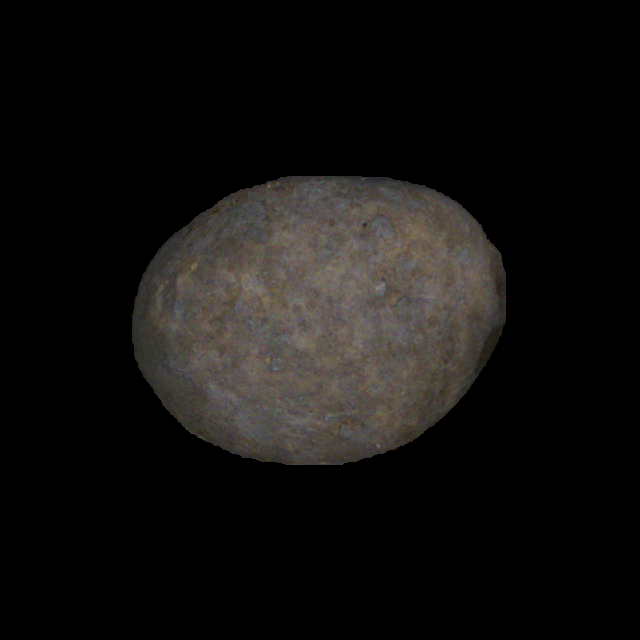
#> input picture potato_good_malformed/malformed_potatoes_fourier_2_class/good/Afra_12_2_1_108_0.png, 640 x 640 px, found by its file name
$ jupyter execute harmonics.ipynb
#> lines starting #> are read from the running program, lines starting #| are printed output that depends on the picture; after the words box and inside, x2 and y2 are one past the last pixel; in counts of white or black regions, pixels touching at a corner belong together
[cell 1]
import cv2
import numpy as np
import matplotlib.pyplot as plt
from scipy.fft import fft, ifft

[cell 2]
# Replace 'path/to/your/potato_image.jpg' with the actual path to your image
image = cv2.imread('/home/mishkat/Documents/malformed_potato/potato_good_malformed/malformed_potatoes_fourier_3_class/good/Afra_12_2_1_108_0.png', cv2.IMREAD_GRAYSCALE)
#> image: shape (640, 640); min 0, max 132, mean 17

[cell 3]
_, thresh = cv2.threshold(image, 127, 255, cv2.THRESH_BINARY)
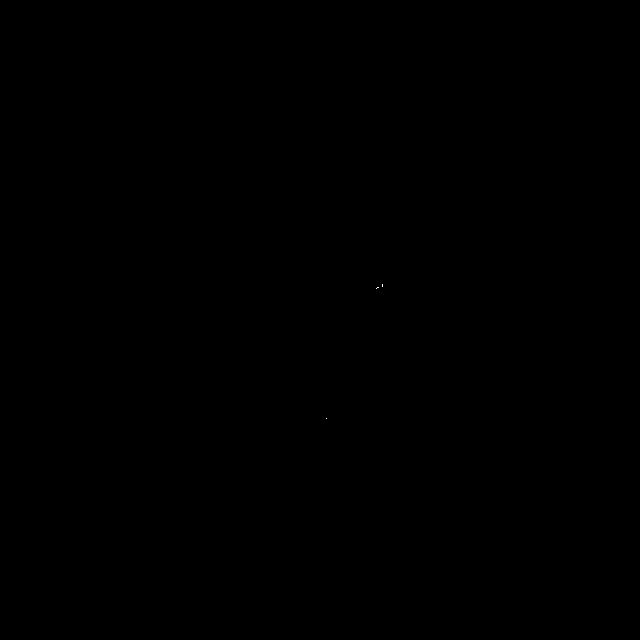
#> thresh: shape (640, 640); 0% white in thin lines or dots, all inside (x1, y1, x2, y2) = (326, 284, 383, 419)

[cell 4]
contours, _ = cv2.findContours(thresh, cv2.RETR_EXTERNAL, cv2.CHAIN_APPROX_SIMPLE)
#> contours = 3 contours, all with area under 20
potato_contour = contours[0]
#> potato_contour = [[326, 418]]

[cell 5]
complex_contour = potato_contour.astype(np.complex128)

[cell 6]
fourier_transform = fft(complex_contour[:, 0])

[cell 7]
harmonics = fourier_transform[:20]

[cell 8]
reconstructed_contour = ifft(harmonics)
reconstructed_contour = reconstructed_contour.astype(np.int32)
#> reconstructed_contour = [[326, 418]]

[cell 9]
plt.figure(figsize=(12, 6))

plt.subplot(1, 3, 1)
plt.imshow(image, cmap='gray')
plt.title('Original Image')

plt.subplot(1, 3, 2)
plt.imshow(thresh, cmap='gray')
if potato_contour.shape[1] > 1:
    plt.plot(potato_contour[:, 0], potato_contour[:, 1], 'r', linewidth=2)
else:
    # Handle the case where the contour only has one point
    print("Contour only has one point.")
# plt.plot(potato_contour[:, 0], potato_contour[:, 1], 'r', linewidth=2)
plt.title('Boundary')

if reconstructed_contour is not None:
    plt.subplot(1, 3, 3)
    plt.imshow(thresh, cmap='gray')
    plt.plot(reconstructed_contour[:, 0], reconstructed_contour[:, 1], 'g', linewidth=2)
    plt.title('Reconstructed Boundary (20 Harmonics)')

plt.tight_layout()
plt.show()
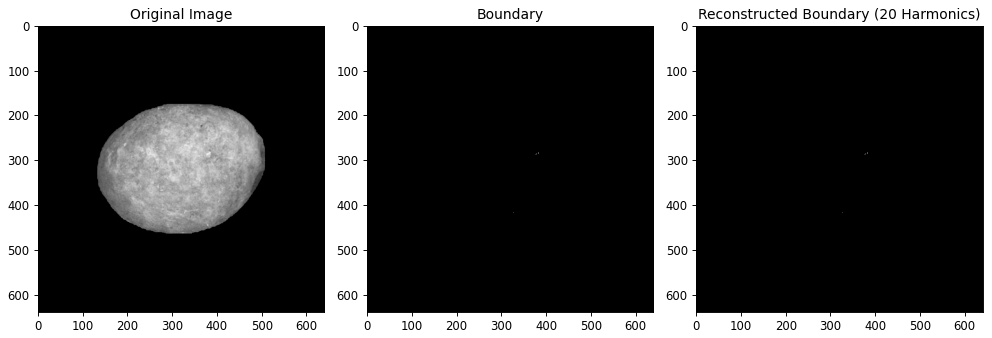
#> figure drawn by matplotlib, 3 panels

$ run again, with potato_good_malformed/malformed_potatoes_fourier_2_class/good/Afra_12_2_1_100_3.png copied over potato_good_malformed/malformed_potatoes_fourier_2_class/good/Afra_12_2_1_108_0.png
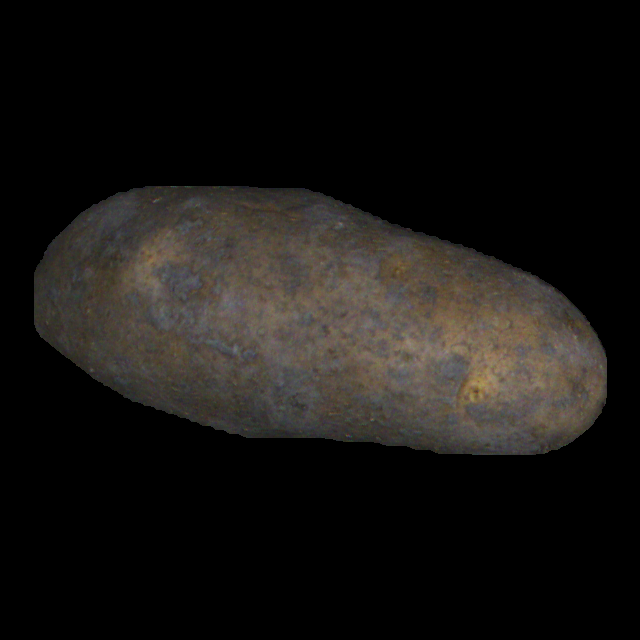
#> input picture potato_good_malformed/malformed_potatoes_fourier_2_class/good/Afra_12_2_1_100_3.png, 640 x 640 px, found by its file name
#> `image = cv2.imread('/home/mishkat/Documents/malformed_potato/potato_go..`:
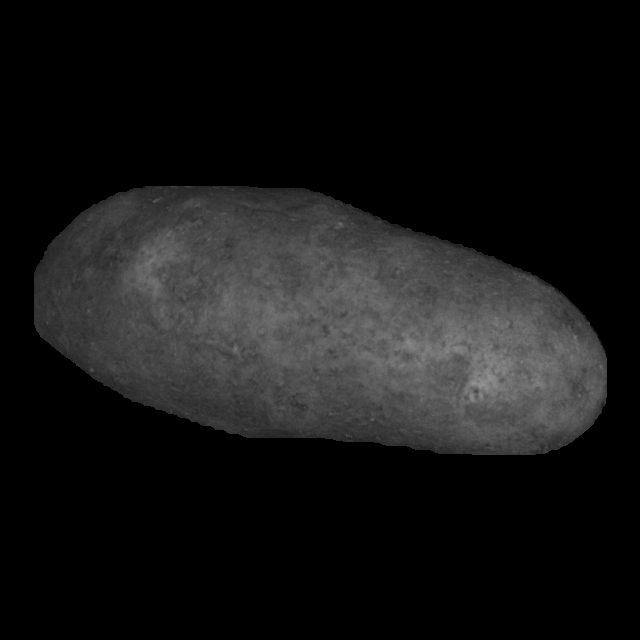
#> image: shape (640, 640); min 0, max 151, mean 21.6
#> thresh: shape (640, 640); 0.12% white; 32 white regions (30 under 20 px)
#> contours = 32 contours, 31 with area under 20; largest, box (x1, y1, x2, y2) and area: (470, 367, 499, 393) 236
#> potato_contour = contour of 9 points, box (x1, y1, x2, y2) (470, 394, 474, 401), area 11
#> reconstructed_contour = [[471, 394], [470, 395], [470, 397], [471, 398], [471, 400], [473, 400], [473, 398], [472, 397], [472, 395]]
#> `plt.show()`:
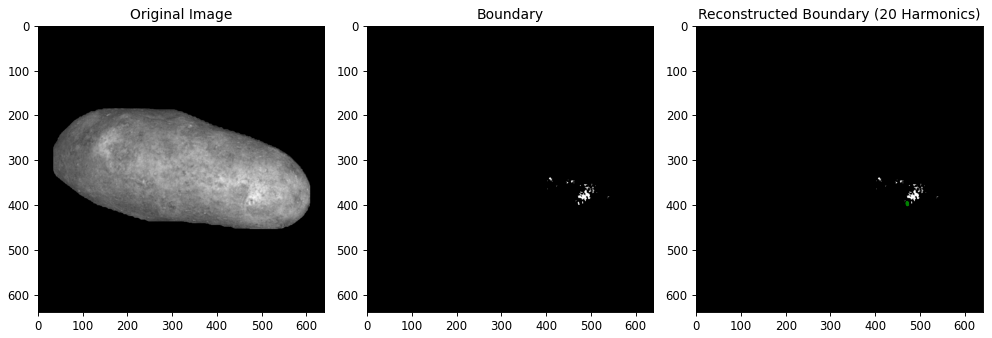
#> figure drawn by matplotlib, 3 panels

$ run again, with potato_good_malformed/malformed_potatoes_fourier_2_class/good/Afra_12_2_1_104_2.png copied over potato_good_malformed/malformed_potatoes_fourier_2_class/good/Afra_12_2_1_108_0.png
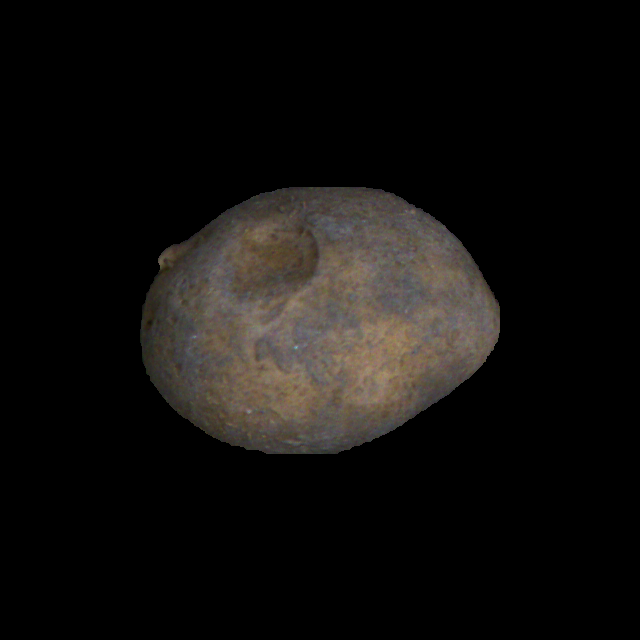
#> input picture potato_good_malformed/malformed_potatoes_fourier_2_class/good/Afra_12_2_1_104_2.png, 640 x 640 px, found by its file name
#> `_, thresh = cv2.threshold(image, 127, 255, cv2.THRESH_BINARY)`:
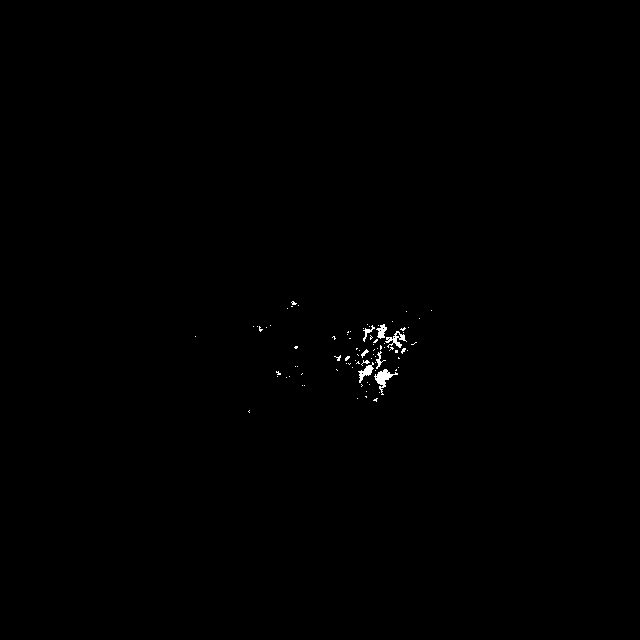
#> thresh: shape (640, 640); 0.24% white; 85 white regions (77 under 20 px)
#> contours = 85 contours, 79 with area under 20; largest, box (x1, y1, x2, y2) and area: (374, 369, 398, 395) 164, (385, 331, 407, 348) 109, (358, 362, 374, 383) 99, (376, 324, 387, 339) 73, (363, 325, 375, 342) 32, (376, 351, 386, 369) 30
#> potato_contour = [[249, 410], [248, 411], [249, 412], [248, 411]]
#> `plt.show()`:
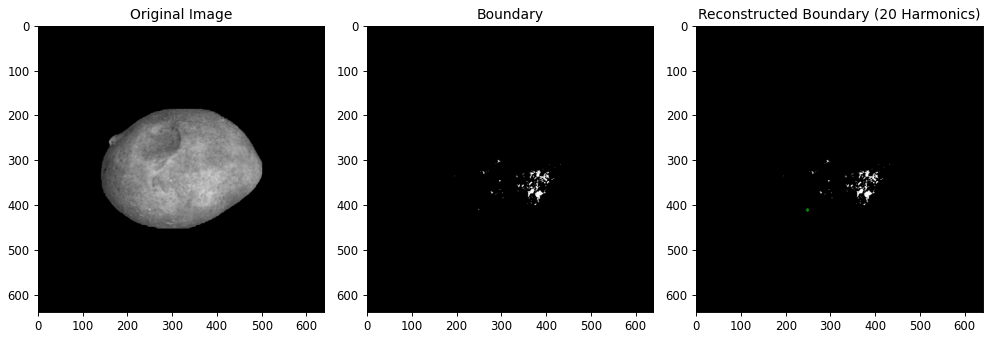
#> figure drawn by matplotlib, 3 panels
